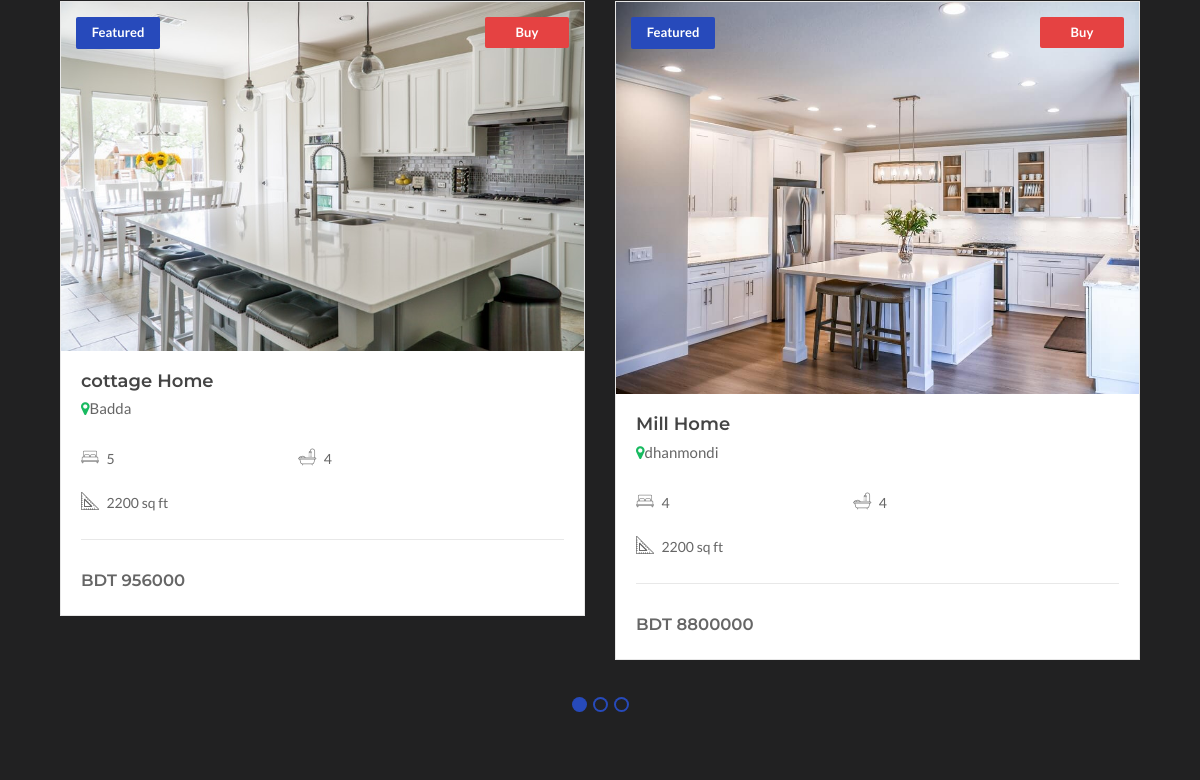
Before: /Customer_Dashboard.php (middle part) with the older database file.
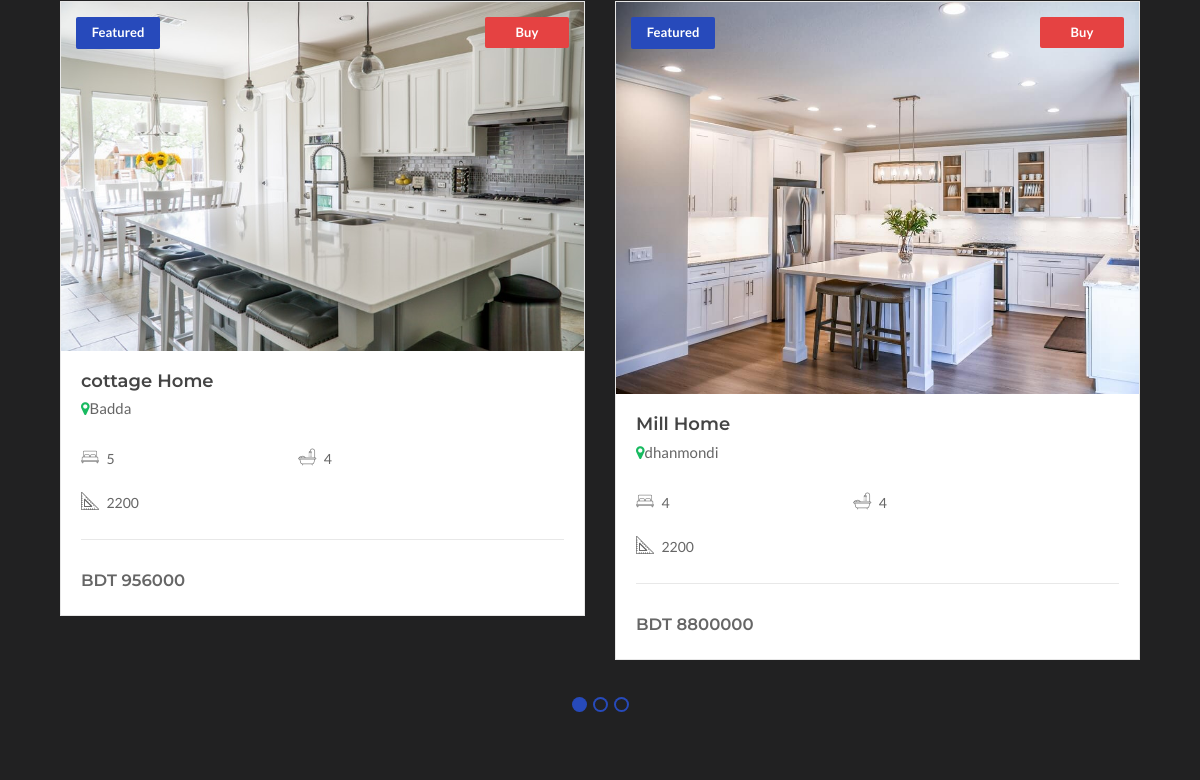
After: the same page with the newer database file.
### tables this page shows
CREATE TABLE `apartment` (
  `apartment_id` int(11) NOT NULL,
  `building_id` int(11) NOT NULL,
  `building_name` varchar(50) NOT NULL,
  `flat_no` varchar(10) NOT NULL,
  `no_of_bedroom` int(11) NOT NULL,
  `no_of_bathroom` int(11) NOT NULL,
  `image` text NOT NULL,
  `buy_price` double NOT NULL,
  `rent_price` double NOT NULL,
  `area` int(50) DEFAULT NULL,
  `status` varchar(25) NOT NULL,
  `type` varchar(50) NOT NULL,
  `apartment_status` varchar(50) NOT NULL,
  `features` text NOT NULL,
  `division` varchar(25) NOT NULL,
  `address` varchar(50) DEFAULT NULL,
  `client_username` varchar(20) NOT NULL,
  `build_num` varchar(25) NOT NULL
);

### includes/functions.php (called while the page is built, shortened)
<?php
function query($sql)
{
    global $pdo;
    try {
        $stmt = $pdo->query($sql);
        return $stmt;
    } catch (Exception $ex) {
        die("Query failed " . $ex->getMessage());
    }
}

### Customer_Dashboard.php (the view, shortened to what the changed rows need)
<?php
include "includes/connect.php";
include "includes/functions.php";
?>
<!DOCTYPE html>
<html lang="zxx">
<head>
    <link rel="stylesheet" href="css/jquery-ui.css">
    <link rel="stylesheet" href="font/flaticon.css">
    <link rel="stylesheet" href="css/fontawesome-all.min.css">
    <link rel="stylesheet" href="css/fontawesome-5-all.min.css">
    <link rel="stylesheet" href="css/font-awesome.min.css">
    <link rel="stylesheet" href="css/search-form.css">
    <link rel="stylesheet" href="css/search.css">
    <link rel="stylesheet" href="css/animate.css">
    <link rel="stylesheet" href="css/aos.css">
    <link rel="stylesheet" href="css/aos2.css">
    <link rel="stylesheet" href="css/magnific-popup.css">
    <link rel="stylesheet" href="css/lightcase.css">
    <link rel="stylesheet" href="css/owl.carousel.min.css">
    <link rel="stylesheet" href="css/bootstrap.min.css">
    <link rel="stylesheet" href="css/menu.css">
    <link rel="stylesheet" href="css/slick.css">
    <link rel="stylesheet" href="css/styles.css">
    <link rel="stylesheet" id="color" href="css/colors/darkblue.css">
    <link rel="stylesheet" href="css/advance_search.css">
    <link rel="stylesheet" href="css/advance_search1.css">
</head>
<body class="homepage-23 the-search">
    <div id="wrapper">
    <section class="recently portfolio bg-white-2">
        <div class="container">
            <div class="portfolio col-xl-12 px-0">
                <div class="slick-lancers">
                    <?php
                    $stmt = query("SELECT * FROM apartment WHERE apartment_status='Buy' ORDER BY apartment_id DESC LIMIT 3");
                    while($row = $stmt->fetch(PDO::FETCH_ASSOC)){
                    $building_name = $row['building_name'];
                    $no_of_bedroom = $row['no_of_bedroom'];
                    $no_of_bathroom = $row['no_of_bathroom'];
                    $buy_price = $row['buy_price'];
                    $area = $row['area'];
                    $image = $row['image'];
                    $status = $row['apartment_status'];
                    $address =  $row['address'];
                    ?>
                    <div class="agents-grid" data-aos="fade-up" data-aos-delay="150">
                        <div class="landscapes">
                            <div class="project-single">
                                <div class="project-inner project-head">
                                    <div class="project-bottom">
                                    </div>
                                    <div class="homes">
                                        <a href="#" class="homes-img">
                                            <div class="homes-tag button alt featured">Featured</div>
                                            <div class="homes-tag button alt sale"><?php echo $status; ?></div>
                                            <img src="admin_marketing/<?php echo $image; ?>" alt="home-1" class="img-responsive">
                                        </a>
                                    </div>
                                </div>
                                <div class="homes-content">
                                    <h3><a href="#"><?php echo $building_name ?></a></h3>
                                    <p class="homes-address mb-3">
                                        <i class="fa fa-map-marker"></i><span><?php echo $address; ?></span>
                                    </p>
                                    <ul class="homes-list clearfix pb-3">
                                        <li class="the-icons">
                                            <i class="flaticon-bed mr-2" aria-hidden="true"></i>
                                            <span><?php echo $no_of_bedroom; ?></span>
                                        </li>
                                        <li class="the-icons">
                                            <i class="flaticon-bathtub mr-2" aria-hidden="true"></i>
                                            <span><?php echo $no_of_bathroom; ?></span>
                                        </li>
                                        <li class="the-icons">
                                            <i class="flaticon-square mr-2" aria-hidden="true"></i>
                                            <span><?php echo $area; ?></span>
                                        </li>
                                    </ul>
                                    <div class="price-properties footer pt-3 pb-0">
                                        <h3 class="title mt-3">
                                            <a><?php echo 'BDT ' . $buy_price; ?></a>
                                        </h3>
                                    </div>
                                </div>
                            </div>
                        </div>
                    </div>
                    <?php } ?>
                </div>
            </div>
        </div>
    </section>
    </div>
</body>
</html>

Changed rows visible on the page:
changed apartment "cottage Home": area "2200 sq ft" → "2200"
changed apartment "Mill Home": area "2200 sq ft" → "2200"
